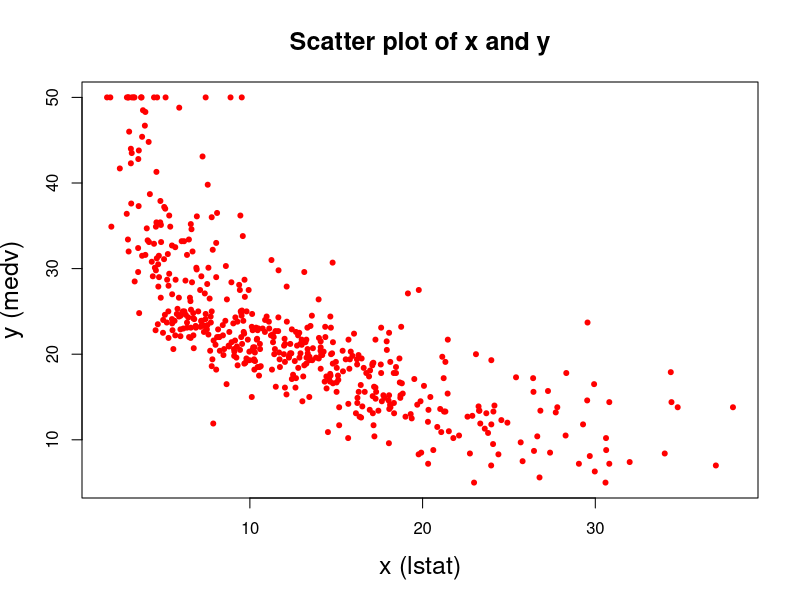
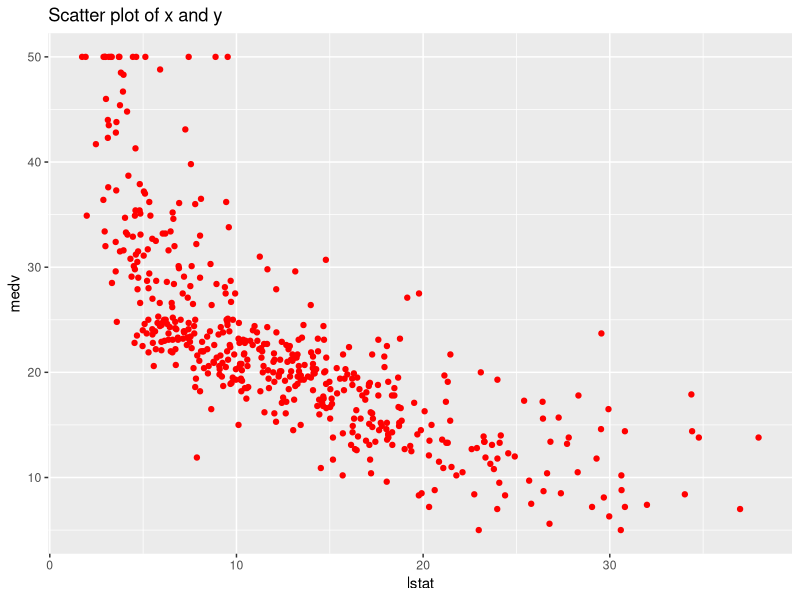
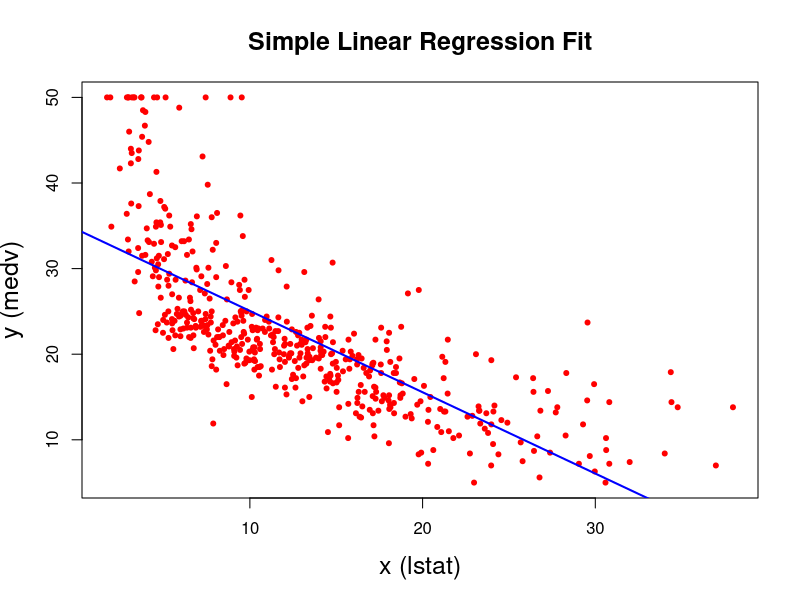
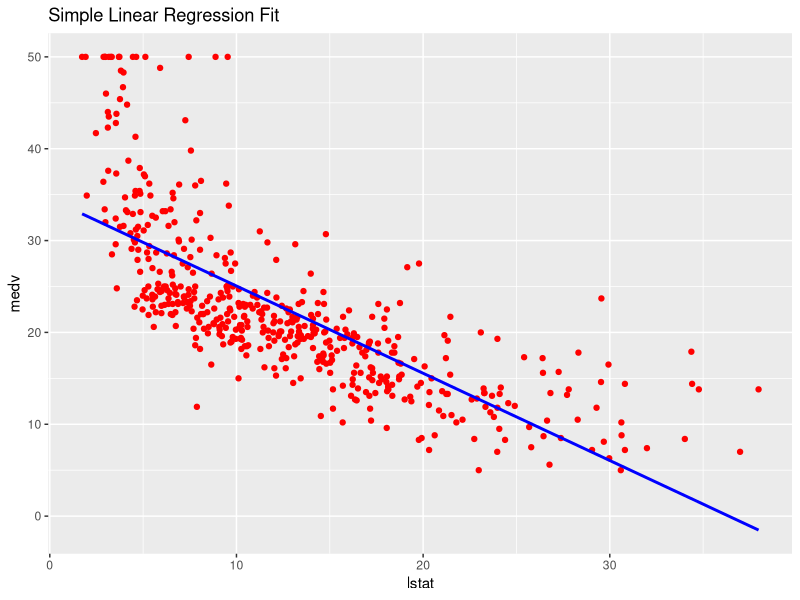

R code for these plots, in order:
## ---- chunk 1
library(MASS)
library(tidyverse)
## ---- chunk 2
df <- Boston
head(df)
## ---- chunk 3
plot(x = Boston$lstat, y = Boston$medv,
     xlab = "x (lstat)", ylab = "y (medv)",
     main = "Scatter plot of x and y",
     col="red", pch = 20, cex.lab = 1.5, cex.main = 1.5
)
## ---- chunk 4
df |> 
	ggplot(aes(lstat, medv)) +
	geom_point(color="red") +
	labs(
		title = "Scatter plot of x and y"
	)
## ---- chunk 5
simple_model <- lm(medv ~ lstat, data=df)
summary(simple_model)
## ---- chunk 6
anova(simple_model)
## ---- chunk 7
# sample size
n <- nrow(df)

# x variable
x <- df$lstat
# y variable
y <- df$medv

# mean of x
x_bar <- mean(x)
# mean of y
y_bar <- mean(y)

# variance of x: var(x)
var_x <- sum((x - x_bar)^2) / (n - 1)
# variance of y: var(y)
var_y <- sum((y - y_bar)^2) / (n - 1)
# standard deviation of x: sd(x)
std_x <- sqrt(var_x)
# standard deviation of y: sd(y)
std_y <- sqrt(var_y)

# covariance of x and y: cov(x, y)
cov_x_y <- sum((x - x_bar)*(y - y_bar)) / (n - 1)
# correlation of x and y: cor(x, y)
cor_x_y <- cov_x_y / (std_x * std_y)

# estimate of predictor 1
beta_1 <- (sum((x - x_bar)*(y - y_bar))) / sum((x - x_bar)^2)
# estimate of intercept 
beta_0 <- y_bar - beta_1*x_bar
## ---- chunk 8
# number of predictors
p = 1

# degrees of freedom
dof <- n - p - 1

# predicted values of y from fitted equation
y_hat <- beta_0 + beta_1 * x
# residuals: actual - predicted values
residuals_y <- y - y_hat
# residual sum of squares
rss <- sum(residuals_y^2)

# residual standard error
sigma_hat <- sqrt(rss / dof)
## ---- chunk 9
# sums of squares of x
ss_x <- sum((x - x_bar)^2)

# standard error of beta_1
se_beta_1 <- sigma_hat / sqrt(ss_x)

# standard error of beta_0
se_beta_0 <- sigma_hat * sqrt((1 / n) + ((x_bar^2) / (ss_x)))
## ---- chunk 10
# the null value of the slope
h_0 <- 0

# t-value for x assuming the null is true
t_value_1 <- (beta_1 - h_0) / se_beta_1

# p-value for the t-value of x
p_value_1 <- 2 * pt(t_value_1, df=dof)

# t-value for intercept assuming the null is true
t_value_0 <- (beta_0 - h_0) / se_beta_0

# p-value for the t-value of the intercept
p_value_0 <- 2 * pt(abs(t_value_0), df=dof, lower.tail = FALSE)
## ---- chunk 11
# total sums of squares
tss <- sum((y - y_bar)^2)

# R^2
r_2 <- 1 - rss / tss
## ---- chunk 12
# mean square error (MSE)
mse <- rss / dof

# mean square total (MST)
mst <- tss / (n - 1)

# adjusted R^2
r_2_adj <- 1 - mse / mst

# alternate calculation when R^2 is already gotten
r_2_adj <- 1 - ((1 - r_2)*(n - 1)) / dof
## ---- chunk 13
# sum of squares regression (SSR)
ssr <- sum((y_hat - y_bar)^2)

# mean square regression (MSR)
msr <- ssr / p

# F value
f_value = msr / mse

# p-value from F
f_p_value <- pf(f_value, p, dof, lower.tail = FALSE)
## ---- chunk 14
plot(x = Boston$lstat, y = Boston$medv,
     xlab = "x (lstat)", ylab = "y (medv)",
     main = "Simple Linear Regression Fit",
     col="red", pch = 20, cex.lab = 1.5, cex.main = 1.5
)
abline(simple_model, col = "blue", lwd = 2)
## ---- chunk 15
df |> 
	ggplot(aes(lstat, medv)) +
	geom_point(color="red") +
	geom_smooth(color="blue", se=FALSE, method="lm") +
	labs(
		title = "Simple Linear Regression Fit"
	)
## ---- chunk 16
multi_model <- lm(medv ~ lstat + rm + age, data=df)
summary(multi_model)
## ---- chunk 17
# matrix of all covariates
X <- model.matrix(medv ~ lstat + rm + age, data=df)

# response vector
Y <- df$medv

# X transpose X
XTX <- t(X) %*% X

# X transpose X inverse
XTX_inv <- solve(XTX)

# X transpose Y
XTY <- t(X) %*% Y

# plug in above for beta_hat
beta_hat <- XTX_inv %*% XTY
## ---- chunk 18
# solve(A, b) for x: Ax = b
solve(XTX, XTY)
## ---- chunk 19
P <- ncol(X) - 1

# predicted values
Y_hat <- X %*% beta_hat

# degrees of freedom for the error term
DoF <- n - P - 1

# residual sum of squares
RSS <- sum((Y - Y_hat)^2)

# a.k.a. sigma_hat^2
MSE <- RSS / DoF

# sigma_hat from MSE
standard_error <- sqrt(MSE)

# variance-covariance matrix of beta_hat
cov_matrix_beta <- MSE * XTX_inv

# variance of each beta
Var_beta <- diag(cov_matrix_beta)

# standard error of each beta
SE_beta <- as.matrix(sqrt(Var_beta))
## ---- chunk 20
# t-values of each beta estimate
t_values <- (beta_hat - h_0) / SE_beta

# p-value of each beta estimate, abs for consistency
p_values <- 2 * pt(abs(t_values), DoF, lower.tail = FALSE)
## ---- chunk 21
# same Y, so same TSS, but recalculate anyway
TSS <- sum((Y - mean(Y))^2)

# unadjusted R^2
R_2 <- 1 - RSS / TSS
## ---- chunk 22
# using the alternate formula with R^2
R_2_adj <- 1 - ((1 - R_2)*(n - 1)) / DoF
## ---- chunk 23
# sun or squares regression
SSR <- sum((Y_hat - mean(Y))^2)

# mean square regression
MSR <- SSR / P

# Overall F-value
F_value <- MSR / MSE

# p-value from F
F_p_value <- pf(F_value, P, DoF, lower.tail = FALSE)
